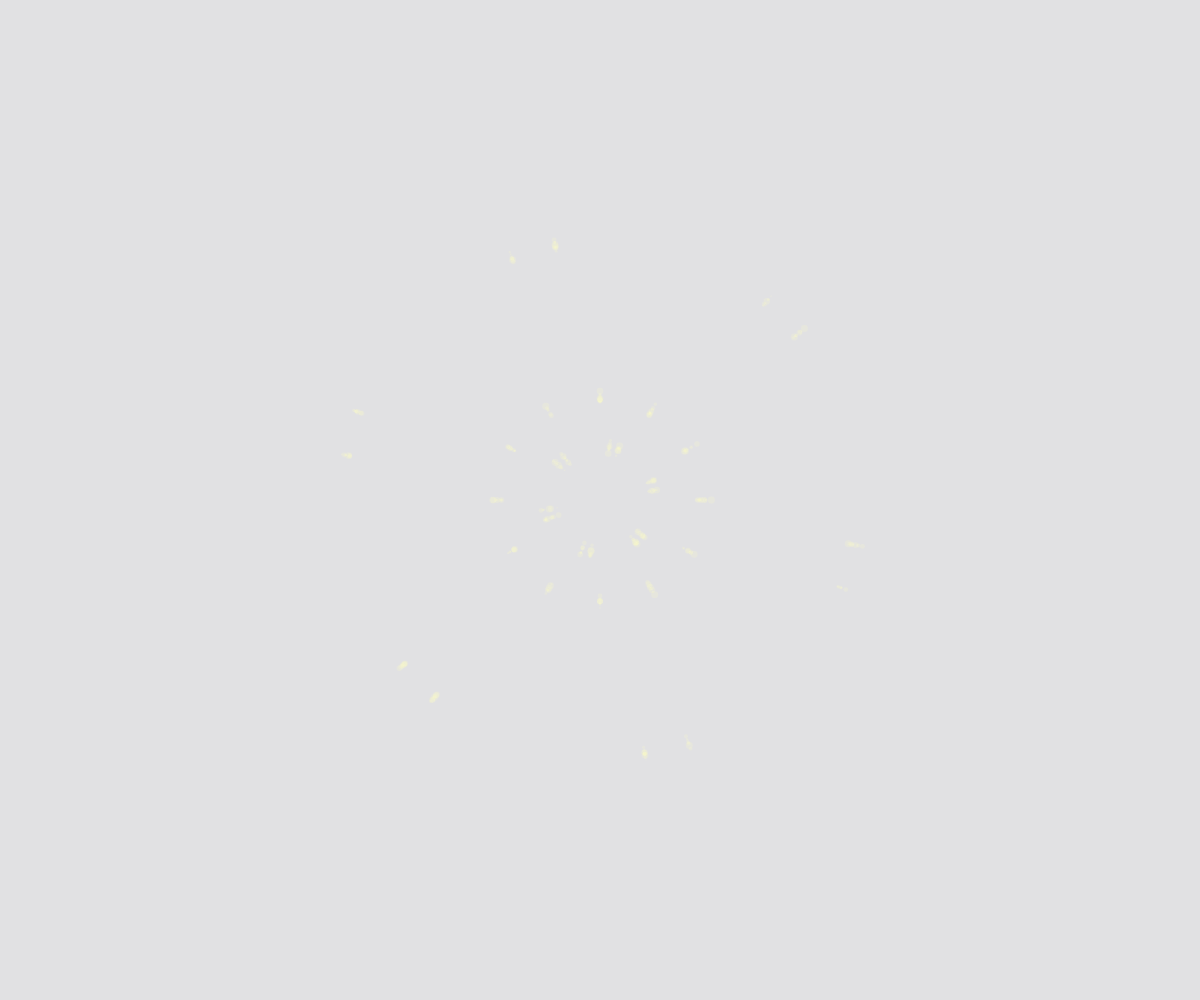
Frame 1 (no input)
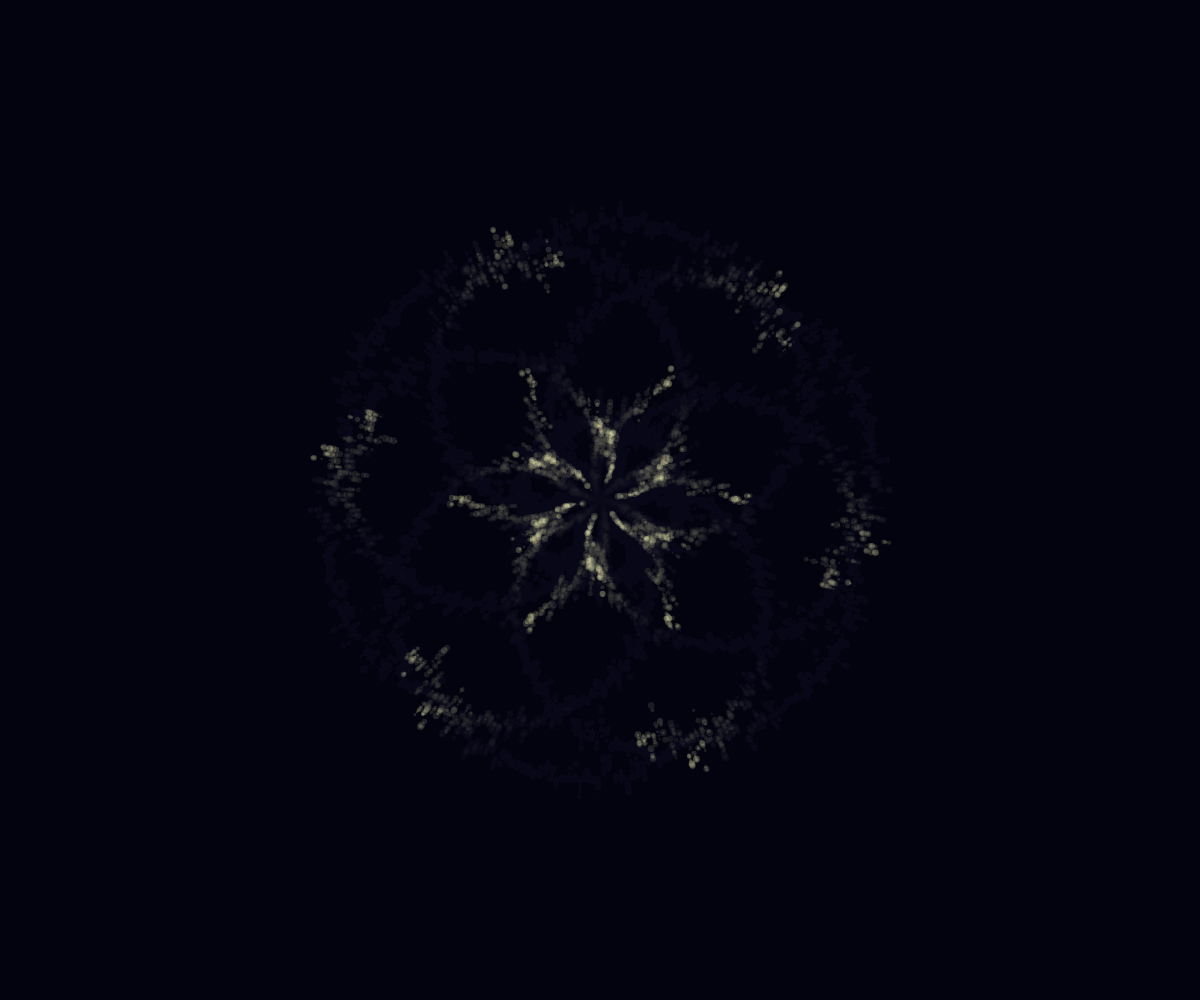
Frame 60 (no input)
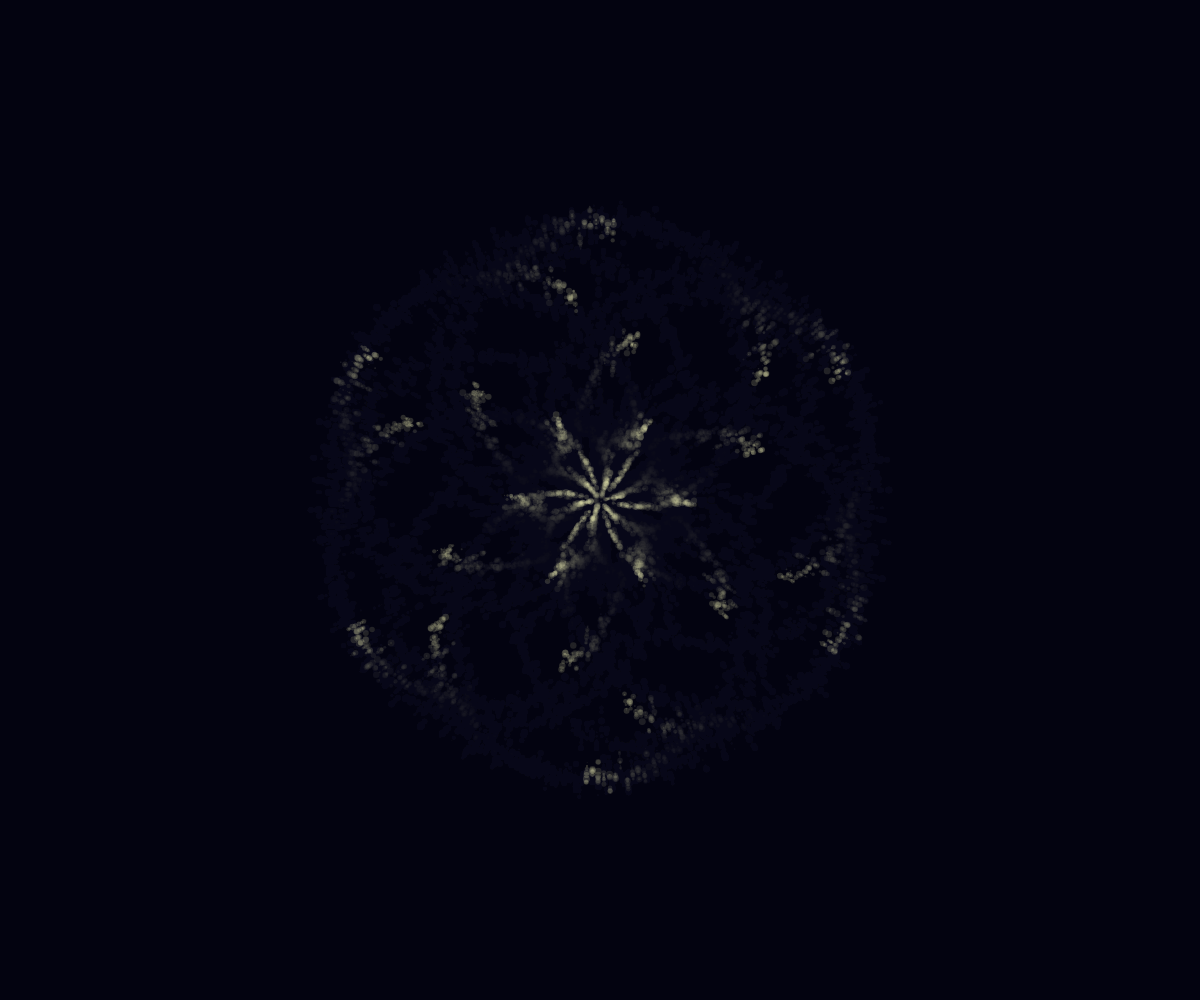
Frame 120 (the mouse pressed at the canvas centre since frame 60)

The p5.js sketch that drew these frames (run headless with seeded random() and noise() and a simulated clock; from frame 60 on, the mouse is pressed at the canvas centre):

// p5.js sketch
// ── sketch.js
let rot=0;

function setup() {
  createCanvas(windowWidth, windowHeight);

}

function draw() {
  background(3,0,22,30);
  translate(width/2,height/2);
  fill(255,255,190,40);
  noStroke();
  let d =100;
  for (let i=0; i<360; i++){
    let d2 = d + 180*sin(radians(i*(60+mouseX)+rot));
    let x = d2*cos(radians(i*10+rot));
    let y = d2*sin(radians(i*10+rot));
    d+= random(-1,1)
    ellipse(x,y,random(-7,7));
  }
  rot = rot+1.2;
}
